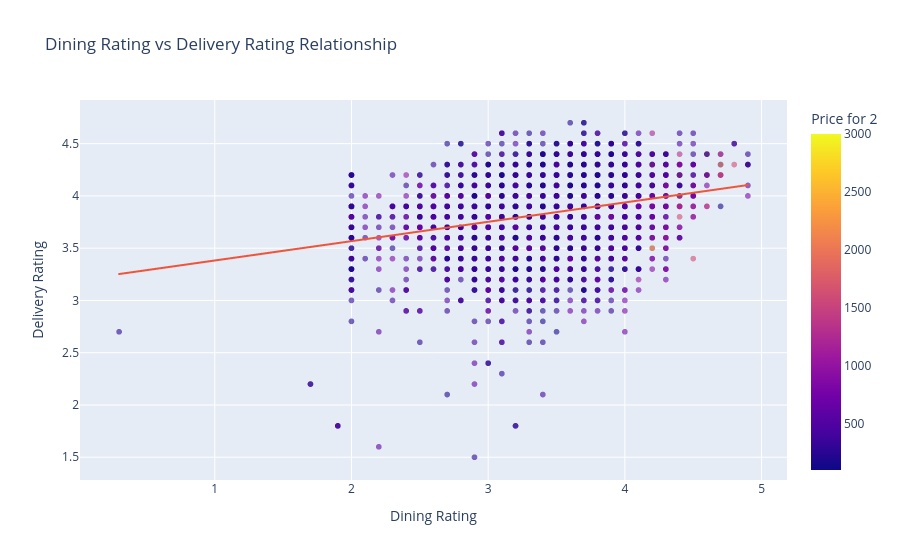

Notebook source saved alongside this figure:
### Markdown cell above
<h1 style="color:#FF5733; font-size:35px;">18. Dining Rating vs Delivery Rating</h1>

### Code cell
px.scatter(
    dataset_Chennai[
        (dataset_Chennai["Dining Rating"] > 0) &
        (dataset_Chennai["Delivery Rating"] > 0)
    ],
    x="Dining Rating",
    y="Delivery Rating",
    color="Price for 2",
    opacity=0.6,
    trendline="ols",
    color_continuous_scale="plasma",
    title="Dining Rating vs Delivery Rating Relationship"
).show()

### Figure 1 — Plotly figure (JSON) as saved in the notebook; plotly's stock layout.template omitted (floating-point values rounded to 4 significant figures; data arrays with more than 128 entries replaced by an {"elided": "..."} marker saying what was removed)
{"data": [{"hovertemplate": "Dining Rating=%{x}<br>Delivery Rating=%{y}<br>Price for 2=%{marker.color}<extra></extra>", "legendgroup": "", "marker": {"color": {"elided": "4381 float values"}, "coloraxis": "coloraxis", "opacity": 0.6, "symbol": "circle"}, "mode": "markers", "name": "", "showlegend": false, "type": "scattergl", "x": {"elided": "4381 float values"}, "xaxis": "x", "y": {"elided": "4381 float values"}, "yaxis": "y"}, {"hovertemplate": "<b>OLS trendline</b><br>Delivery Rating = 0.185102 * Dining Rating + 3.19713<br>R<sup>2</sup>=0.084699<br><br>Dining Rating=%{x}<br>Delivery Rating=%{y} <b>(trend)</b><extra></extra>", "legendgroup": "", "marker": {"symbol": "circle"}, "mode": "lines", "name": "", "showlegend": false, "type": "scattergl", "x": {"elided": "4381 float values"}, "xaxis": "x", "y": {"elided": "4381 float values"}, "yaxis": "y"}], "layout": {"coloraxis": {"colorbar": {"title": {"text": "Price for 2"}}, "colorscale": [[0, "#0d0887"], [0.1111, "#46039f"], [0.2222, "#7201a8"], [0.3333, "#9c179e"], [0.4444, "#bd3786"], [0.5556, "#d8576b"], [0.6667, "#ed7953"], [0.7778, "#fb9f3a"], [0.8889, "#fdca26"], [1, "#f0f921"]]}, "legend": {"tracegroupgap": 0}, "title": {"text": "Dining Rating vs Delivery Rating Relationship"}, "xaxis": {"anchor": "y", "domain": [0, 1], "title": {"text": "Dining Rating"}}, "yaxis": {"anchor": "x", "domain": [0, 1], "title": {"text": "Delivery Rating"}}}}
